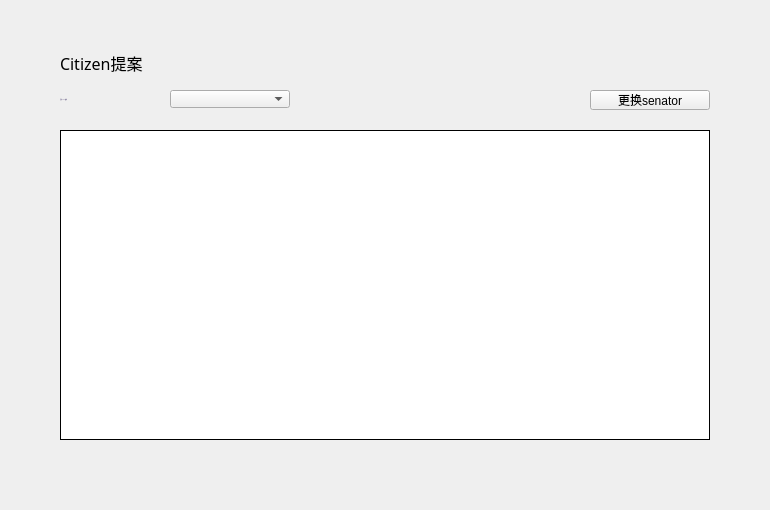
<?xml version="1.0" encoding="UTF-8"?>
<ui version="4.0">
 <class>CitizenProposalPage</class>
 <widget class="QWidget" name="CitizenProposalPage">
  <property name="geometry">
   <rect>
    <x>0</x>
    <y>0</y>
    <width>770</width>
    <height>510</height>
   </rect>
  </property>
  <property name="windowTitle">
   <string>Form</string>
  </property>
  <widget class="QLabel" name="label">
   <property name="geometry">
    <rect>
     <x>60</x>
     <y>90</y>
     <width>110</width>
     <height>18</height>
    </rect>
   </property>
   <property name="font">
    <font>
     <family>Microsoft YaHei UI Light</family>
     <pointsize>-1</pointsize>
     <weight>50</weight>
     <italic>false</italic>
     <bold>false</bold>
    </font>
   </property>
   <property name="styleSheet">
    <string notr="true">QLabel{color: rgb(137,129,161);
font: 11px &quot;Microsoft YaHei UI Light&quot;;}</string>
   </property>
   <property name="text">
    <string>当前Citizen账号</string>
   </property>
   <property name="alignment">
    <set>Qt::AlignLeading|Qt::AlignLeft|Qt::AlignVCenter</set>
   </property>
  </widget>
  <widget class="QTableWidget" name="proposalTableWidget">
   <property name="geometry">
    <rect>
     <x>60</x>
     <y>130</y>
     <width>650</width>
     <height>310</height>
    </rect>
   </property>
   <property name="cursor" stdset="0">
    <cursorShape>ArrowCursor</cursorShape>
   </property>
   <property name="layoutDirection">
    <enum>Qt::LeftToRight</enum>
   </property>
   <property name="styleSheet">
    <string notr="true"/>
   </property>
   <property name="frameShape">
    <enum>QFrame::Box</enum>
   </property>
   <property name="frameShadow">
    <enum>QFrame::Plain</enum>
   </property>
   <property name="verticalScrollBarPolicy">
    <enum>Qt::ScrollBarAsNeeded</enum>
   </property>
   <property name="horizontalScrollBarPolicy">
    <enum>Qt::ScrollBarAlwaysOff</enum>
   </property>
   <property name="autoScroll">
    <bool>true</bool>
   </property>
   <property name="editTriggers">
    <set>QAbstractItemView::NoEditTriggers</set>
   </property>
   <property name="selectionMode">
    <enum>QAbstractItemView::NoSelection</enum>
   </property>
   <property name="iconSize">
    <size>
     <width>19</width>
     <height>12</height>
    </size>
   </property>
   <property name="showGrid">
    <bool>true</bool>
   </property>
   <property name="gridStyle">
    <enum>Qt::SolidLine</enum>
   </property>
   <attribute name="horizontalHeaderVisible">
    <bool>false</bool>
   </attribute>
   <attribute name="horizontalHeaderCascadingSectionResizes">
    <bool>false</bool>
   </attribute>
   <attribute name="horizontalHeaderHighlightSections">
    <bool>false</bool>
   </attribute>
   <attribute name="verticalHeaderVisible">
    <bool>false</bool>
   </attribute>
   <attribute name="verticalHeaderHighlightSections">
    <bool>false</bool>
   </attribute>
   <column>
    <property name="text">
     <string>失效时间</string>
    </property>
    <property name="font">
     <font>
      <family>微软雅黑</family>
     </font>
    </property>
    <property name="textAlignment">
     <set>AlignCenter</set>
    </property>
   </column>
   <column>
    <property name="text">
     <string>发起人</string>
    </property>
    <property name="font">
     <font>
      <family>微软雅黑</family>
     </font>
    </property>
    <property name="textAlignment">
     <set>AlignCenter</set>
    </property>
   </column>
   <column>
    <property name="text">
     <string>类型（点击查看）</string>
    </property>
    <property name="font">
     <font>
      <family>微软雅黑</family>
     </font>
    </property>
    <property name="textAlignment">
     <set>AlignCenter</set>
    </property>
   </column>
   <column>
    <property name="text">
     <string>投票状态</string>
    </property>
    <property name="font">
     <font>
      <family>微软雅黑</family>
     </font>
    </property>
    <property name="textAlignment">
     <set>AlignCenter</set>
    </property>
   </column>
   <column>
    <property name="text">
     <string>竞价</string>
    </property>
    <property name="font">
     <font>
      <family>微软雅黑</family>
     </font>
    </property>
    <property name="textAlignment">
     <set>AlignCenter</set>
    </property>
   </column>
   <column>
    <property name="text">
     <string>我的投票</string>
    </property>
    <property name="font">
     <font>
      <family>微软雅黑</family>
     </font>
    </property>
    <property name="textAlignment">
     <set>AlignCenter</set>
    </property>
   </column>
   <column>
    <property name="text">
     <string/>
    </property>
   </column>
  </widget>
  <widget class="QComboBox" name="accountComboBox">
   <property name="geometry">
    <rect>
     <x>170</x>
     <y>90</y>
     <width>120</width>
     <height>18</height>
    </rect>
   </property>
   <property name="font">
    <font>
     <family>微软雅黑</family>
     <weight>50</weight>
     <bold>false</bold>
    </font>
   </property>
   <property name="focusPolicy">
    <enum>Qt::NoFocus</enum>
   </property>
   <property name="styleSheet">
    <string notr="true"/>
   </property>
  </widget>
  <widget class="QLabel" name="title_label">
   <property name="geometry">
    <rect>
     <x>60</x>
     <y>50</y>
     <width>200</width>
     <height>26</height>
    </rect>
   </property>
   <property name="font">
    <font>
     <family>微软雅黑</family>
     <pointsize>12</pointsize>
     <weight>50</weight>
     <italic>false</italic>
     <bold>false</bold>
    </font>
   </property>
   <property name="styleSheet">
    <string notr="true"/>
   </property>
   <property name="text">
    <string>Citizen提案</string>
   </property>
  </widget>
  <widget class="QToolButton" name="changeSenatorBtn">
   <property name="geometry">
    <rect>
     <x>590</x>
     <y>90</y>
     <width>120</width>
     <height>20</height>
    </rect>
   </property>
   <property name="cursor">
    <cursorShape>PointingHandCursor</cursorShape>
   </property>
   <property name="text">
    <string>更换senator</string>
   </property>
  </widget>
  <widget class="QStackedWidget" name="stackedWidget">
   <property name="geometry">
    <rect>
     <x>0</x>
     <y>466</y>
     <width>770</width>
     <height>40</height>
    </rect>
   </property>
  </widget>
 </widget>
 <resources/>
 <connections/>
</ui>
